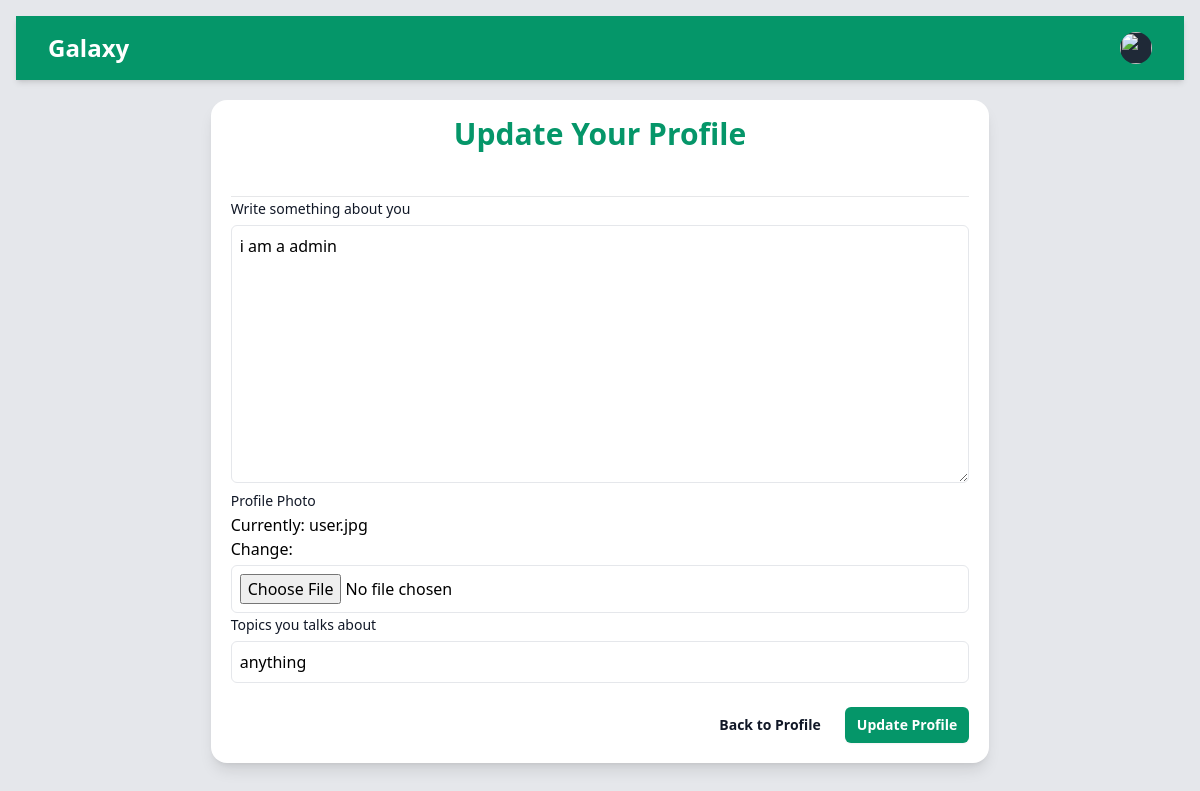
Page /auth/update_profile/gopi/1 (signed in) on the earlier database version.
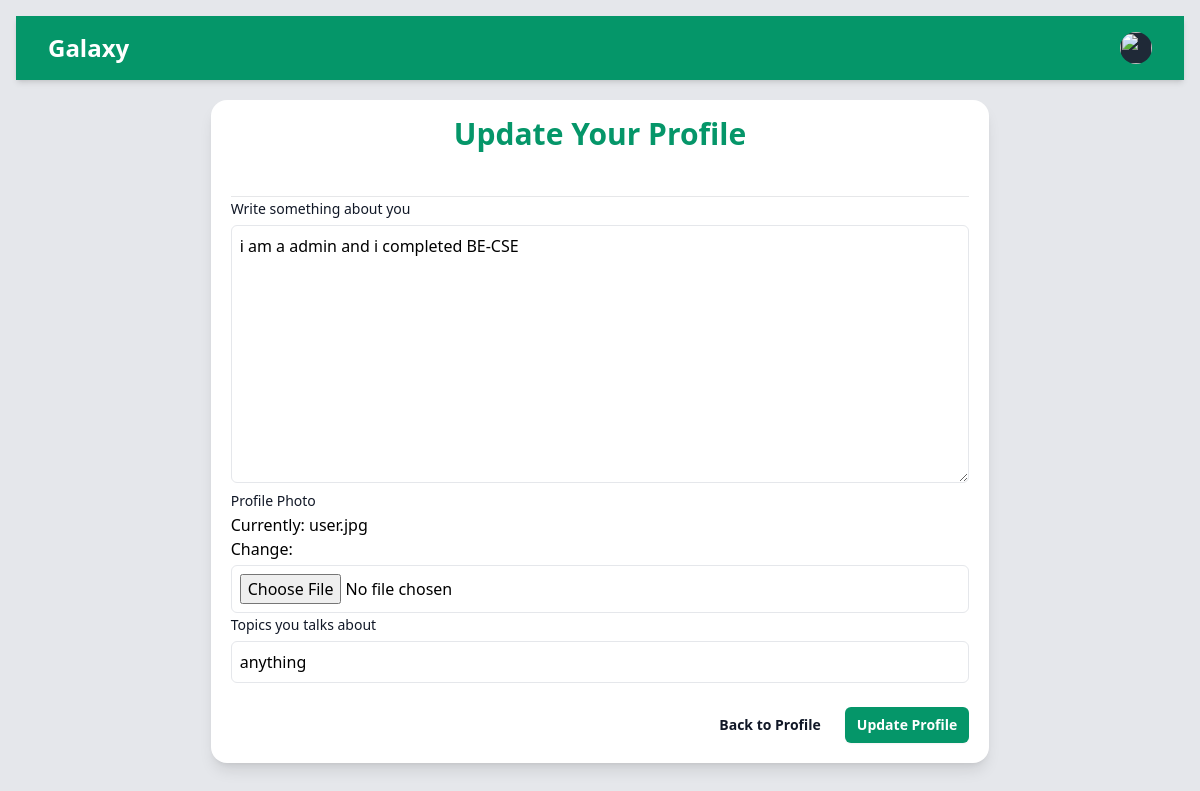
Same page on the later database version.
### accounts/models.py (models this page shows, shortened)
class UserProfile(models.Model):
    person = models.ForeignKey(User,on_delete=models.CASCADE, related_name='profile')
    about = models.TextField()
    talks_about = models.CharField(max_length=200, default='anything' )
    avatar = models.ImageField(upload_to='profile_images/',default='user.jpg')

### accounts/views.py (the view)
# urls.py: path('update_profile/<str:username>/<str:id>',update_profile,name='update_profile'),
@login_required(login_url='login')
def update_profile(request,username,id):
    user = User.objects.get(username=username, id=id)
    profile = UserProfile.objects.get(person=user)
    if request.method == 'POST':
        form = UserProfileForm(request.POST, instance=profile)
        if form.is_valid():
            form.save()
            return redirect('profile',username=user.username,id=user.id)
    else:
        form = UserProfileForm(instance=profile)
    return render(request,'update_profile.html',{'form':form,'profile':profile})

### accounts/forms.py
class UserProfileForm(ModelForm):
    def __init__(self, *args, **kwargs):
        super(ModelForm,self).__init__( *args, **kwargs)
        self.fields['about'].widget.attrs.update(
            {'class': 'mt-1 p-2 border w-full rounded-md focus:outline-none focus:ring-emeral-400 focus:border-emerald-300'})
        self.fields['avatar'].widget.attrs.update(
            {'class': 'mt-1 p-2 border w-full rounded-md focus:outline-none focus:ring-emeral-400 focus:border-emerald-300'})
        self.fields['talks_about'].widget.attrs.update(
            {'class': 'mt-1 p-2 border w-full rounded-md focus:outline-none focus:ring-emeral-400 focus:border-emerald-300'})
    class Meta:
        model = UserProfile
        fields = ['about', 'avatar', 'talks_about']
        labels = {
            'about' : ('Write something about you'),
                'avatar' : ('Profile Photo'),
                'talks_about' : ('Topics you talks about')
            }

### accounts/templates/update_profile.html (shortened to what this page needs)
{% load static %}
<!DOCTYPE html>
<html lang="en">
  <head>
    <link rel="stylesheet" href="{% static 'style.css'%}" />
  </head>
  <body class="p-4 bg-gray-200">
    <nav class="bg-emerald-600 shadow-md">
      <div class="mx-auto max-w-7xl px-4 sm:px-6 lg:px-8">
        <div class="flex h-16 items-center justify-between">
          <div class="flex items-center">
            <div class="flex-shrink-0">
              <a class="text-2xl font-bold text-white" href="">Galaxy</a>
            </div>
          </div>
          <div class="hidden md:block">
            <div class="ml-4 flex items-center md:ml-6">
              <div class="relative ml-3">
                <div>
                  <button
                    type="button"
                    class="relative flex max-w-xs items-center rounded-full bg-gray-800 text-sm focus:outline-none focus:ring-2 focus:ring-white focus:ring-offset-2 focus:ring-offset-gray-800"
                    id="user-menu-button"
                    aria-expanded="false"
                    aria-haspopup="true"
                  >
                    <span class="absolute -inset-1.5"></span>
                    <img
                      class="h-8 w-8 rounded-full"
                      src="https://images.unsplash.com/photo-1472099645785-5658abf4ff4e?ixlib=rb-1.2.1&ixid=eyJhcHBfaWQiOjEyMDd9&auto=format&fit=facearea&facepad=2&w=256&h=256&q=80"
                      alt=""
                    />
                  </button>
                </div>
              </div>
            </div>
          </div>
        </div>
      </div>
    </nav>
    <form
      class="w-full md:w-4/6 mt-5 mx-auto shadow-lg bg-white p-5 rounded-2xl"
      method="post"
      enctype="mutipart/form-data"
    >
      <div class="space-y-12">
        <div class="border-b border-gray-900/10 pb-12">
          <h2
            class="text-3xl text-center font-semibold leading-7 text-emerald-600"
          >
            Update Your Profile
          </h2>
        </div>
      </div>
      {% for field in form %}
      <label for='{{ field }}' class= "block text-sm font-medium leading-6
      text-gray-900" > {{field.label}}</label>
      {{ field }}
      {% endfor %}
      <div class="mt-6 flex items-center justify-end gap-x-6">
        <a
          href="profile.html"
          class="text-sm font-semibold leading-6 text-gray-900"
        >
          Back to Profile
        </a>
        <button
          type="submit"
          class="rounded-md bg-emerald-600 px-3 py-2 text-sm font-semibold text-white shadow-sm hover:bg-emerald-500 focus-visible:outline focus-visible:outline-2 focus-visible:outline-offset-2 focus-visible:outline-indigo-600"
        >
          Update Profile
        </button>
      </div>
    </form>
  </body>
</html>

Differences in the rows shown:
changed UserProfile "anything": about "i am a admin" → "i am a admin and i completed BE-CSE"
